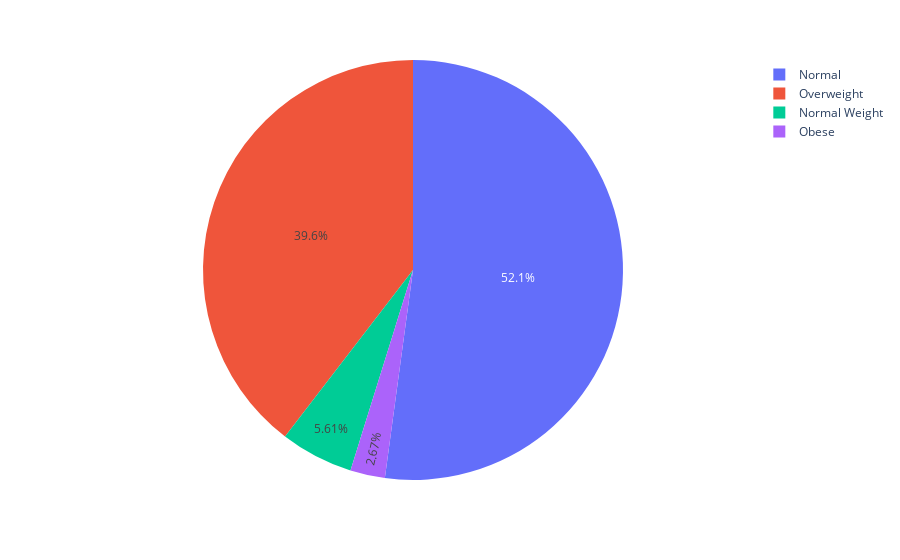

Notebook code for this chart:
### Code cell
# pie chart for Gender
bmi_count = df["BMI Category"].value_counts().reset_index()
fig = px.pie(bmi_count,values='count',names="BMI Category")
fig.show()

### Figure 1 — Plotly figure (JSON) as saved in the notebook; plotly's stock layout.template omitted (floating-point values rounded to 4 significant figures)
{"data": [{"domain": {"x": [0, 1], "y": [0, 1]}, "hovertemplate": "BMI Category=%{label}<br>count=%{value}<extra></extra>", "labels": ["Normal", "Overweight", "Normal Weight", "Obese"], "legendgroup": "", "name": "", "showlegend": true, "type": "pie", "values": [195, 148, 21, 10]}], "layout": {"autosize": true, "legend": {"tracegroupgap": 0}, "margin": {"t": 60}}}
